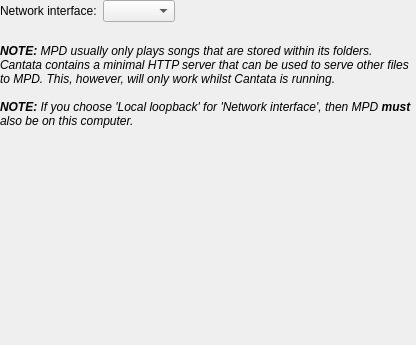
<?xml version="1.0" encoding="UTF-8"?>
<ui version="4.0">
 <class>HttpServerSettings</class>
 <widget class="QWidget" name="HttpServerSettings">
  <property name="geometry">
   <rect>
    <x>0</x>
    <y>0</y>
    <width>416</width>
    <height>345</height>
   </rect>
  </property>
  <layout class="QVBoxLayout" name="verticalLayout">
   <property name="margin">
    <number>0</number>
   </property>
   <item>
    <layout class="QFormLayout" name="formLayout">
     <property name="fieldGrowthPolicy">
      <enum>QFormLayout::ExpandingFieldsGrow</enum>
     </property>
     <item row="1" column="0">
      <widget class="BuddyLabel" name="label_5">
       <property name="text">
        <string>Network interface:</string>
       </property>
       <property name="buddy">
        <cstring>httpInterface</cstring>
       </property>
      </widget>
     </item>
     <item row="1" column="1">
      <widget class="QComboBox" name="httpInterface"/>
     </item>
    </layout>
   </item>
   <item>
    <spacer name="verticalSpacer_2">
     <property name="orientation">
      <enum>Qt::Vertical</enum>
     </property>
     <property name="sizeType">
      <enum>QSizePolicy::Fixed</enum>
     </property>
     <property name="sizeHint" stdset="0">
      <size>
       <width>20</width>
       <height>16</height>
      </size>
     </property>
    </spacer>
   </item>
   <item>
    <widget class="QLabel" name="label_4">
     <property name="text">
      <string>&lt;i&gt;&lt;b&gt;NOTE:&lt;/b&gt; MPD usually only plays songs that are stored within its folders. Cantata contains a minimal HTTP server that can be used to serve other files to MPD. This, however, will only work whilst Cantata is running.&lt;br/&gt;&lt;br/&gt;
&lt;b&gt;NOTE:&lt;/b&gt; If you choose 'Local loopback' for 'Network interface', then MPD &lt;b&gt;must&lt;/b&gt; also be on this computer.&lt;/i&gt;</string>
     </property>
     <property name="wordWrap">
      <bool>true</bool>
     </property>
    </widget>
   </item>
   <item>
    <spacer name="verticalSpacer">
     <property name="orientation">
      <enum>Qt::Vertical</enum>
     </property>
     <property name="sizeHint" stdset="0">
      <size>
       <width>20</width>
       <height>13</height>
      </size>
     </property>
    </spacer>
   </item>
  </layout>
 </widget>
 <customwidgets>
  <customwidget>
   <class>BuddyLabel</class>
   <extends>QLabel</extends>
   <header>buddylabel.h</header>
  </customwidget>
 </customwidgets>
 <tabstops/>
 <resources/>
 <connections/>
</ui>
